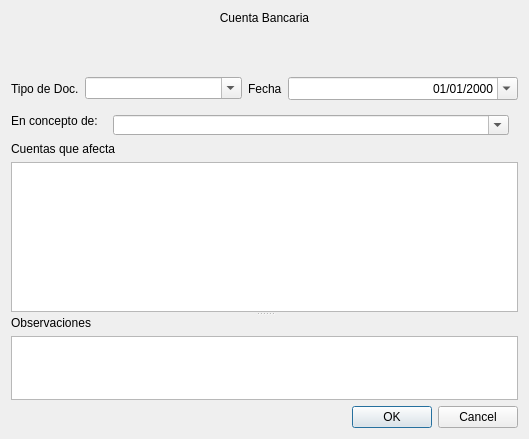
<?xml version="1.0" encoding="UTF-8"?>
<ui version="4.0">
 <class>dlgMovimientosBancarios</class>
 <widget class="QDialog" name="dlgMovimientosBancarios">
  <property name="geometry">
   <rect>
    <x>0</x>
    <y>0</y>
    <width>529</width>
    <height>439</height>
   </rect>
  </property>
  <property name="maximumSize">
   <size>
    <width>16777215</width>
    <height>16777215</height>
   </size>
  </property>
  <property name="windowTitle">
   <string>Notas de Credito o Debito</string>
  </property>
  <property name="windowIcon">
   <iconset resource="res.qrc">
    <normaloff>:/icons/res/logo.png</normaloff>:/icons/res/logo.png</iconset>
  </property>
  <layout class="QVBoxLayout" name="verticalLayout">
   <item>
    <layout class="QGridLayout" name="horizontalLayout_4">
     <item row="0" column="0">
      <widget class="QLabel" name="label_27">
       <property name="sizePolicy">
        <sizepolicy hsizetype="MinimumExpanding" vsizetype="Preferred">
         <horstretch>0</horstretch>
         <verstretch>0</verstretch>
        </sizepolicy>
       </property>
       <property name="text">
        <string>Cuenta Bancaria</string>
       </property>
       <property name="alignment">
        <set>Qt::AlignCenter</set>
       </property>
       <property name="buddy">
        <cstring>txtcuenta</cstring>
       </property>
      </widget>
     </item>
     <item row="1" column="0">
      <widget class="QStackedWidget" name="swcuenta">
       <property name="sizePolicy">
        <sizepolicy hsizetype="Preferred" vsizetype="Maximum">
         <horstretch>0</horstretch>
         <verstretch>0</verstretch>
        </sizepolicy>
       </property>
       <property name="minimumSize">
        <size>
         <width>0</width>
         <height>40</height>
        </size>
       </property>
       <property name="currentIndex">
        <number>0</number>
       </property>
       <widget class="QWidget" name="page_17">
        <layout class="QHBoxLayout" name="horizontalLayout_32"/>
       </widget>
       <widget class="QWidget" name="page_18">
        <layout class="QHBoxLayout" name="horizontalLayout_33">
         <item>
          <widget class="QLineEdit" name="txtcuenta">
           <property name="alignment">
            <set>Qt::AlignCenter</set>
           </property>
           <property name="readOnly">
            <bool>true</bool>
           </property>
          </widget>
         </item>
        </layout>
       </widget>
      </widget>
     </item>
    </layout>
   </item>
   <item>
    <layout class="QHBoxLayout" name="horizontalLayout_30">
     <item>
      <layout class="QHBoxLayout" name="horizontalLayout_31">
       <item>
        <widget class="QLabel" name="label_25">
         <property name="sizePolicy">
          <sizepolicy hsizetype="Fixed" vsizetype="Preferred">
           <horstretch>0</horstretch>
           <verstretch>0</verstretch>
          </sizepolicy>
         </property>
         <property name="text">
          <string>Tipo de Doc.</string>
         </property>
        </widget>
       </item>
       <item>
        <widget class="QComboBox" name="cbtipodoc">
         <property name="sizePolicy">
          <sizepolicy hsizetype="MinimumExpanding" vsizetype="Fixed">
           <horstretch>0</horstretch>
           <verstretch>0</verstretch>
          </sizepolicy>
         </property>
         <property name="editable">
          <bool>true</bool>
         </property>
         <property name="currentIndex">
          <number>-1</number>
         </property>
        </widget>
       </item>
      </layout>
     </item>
     <item>
      <widget class="QLabel" name="label_26">
       <property name="sizePolicy">
        <sizepolicy hsizetype="Fixed" vsizetype="Preferred">
         <horstretch>0</horstretch>
         <verstretch>0</verstretch>
        </sizepolicy>
       </property>
       <property name="text">
        <string>Fecha</string>
       </property>
       <property name="buddy">
        <cstring>dtPicker</cstring>
       </property>
      </widget>
     </item>
     <item>
      <widget class="QDateTimeEdit" name="dtPicker">
       <property name="sizePolicy">
        <sizepolicy hsizetype="MinimumExpanding" vsizetype="Fixed">
         <horstretch>0</horstretch>
         <verstretch>0</verstretch>
        </sizepolicy>
       </property>
       <property name="alignment">
        <set>Qt::AlignRight|Qt::AlignTrailing|Qt::AlignVCenter</set>
       </property>
       <property name="readOnly">
        <bool>false</bool>
       </property>
       <property name="displayFormat">
        <string>dd/MM/yyyy</string>
       </property>
       <property name="calendarPopup">
        <bool>true</bool>
       </property>
      </widget>
     </item>
    </layout>
   </item>
   <item>
    <layout class="QHBoxLayout" name="horizontalLayout_28">
     <item>
      <widget class="QLabel" name="label_23">
       <property name="sizePolicy">
        <sizepolicy hsizetype="Fixed" vsizetype="Preferred">
         <horstretch>0</horstretch>
         <verstretch>0</verstretch>
        </sizepolicy>
       </property>
       <property name="text">
        <string>En concepto de:</string>
       </property>
       <property name="buddy">
        <cstring>txtconcepto</cstring>
       </property>
      </widget>
     </item>
     <item>
      <widget class="QStackedWidget" name="swconcepto">
       <property name="sizePolicy">
        <sizepolicy hsizetype="MinimumExpanding" vsizetype="Preferred">
         <horstretch>0</horstretch>
         <verstretch>0</verstretch>
        </sizepolicy>
       </property>
       <property name="maximumSize">
        <size>
         <width>16777215</width>
         <height>30</height>
        </size>
       </property>
       <property name="currentIndex">
        <number>0</number>
       </property>
       <widget class="QWidget" name="page_15">
        <layout class="QVBoxLayout" name="verticalLayout_12">
         <item>
          <widget class="QComboBox" name="cbconcepto">
           <property name="minimumSize">
            <size>
             <width>0</width>
             <height>20</height>
            </size>
           </property>
           <property name="editable">
            <bool>true</bool>
           </property>
          </widget>
         </item>
        </layout>
       </widget>
       <widget class="QWidget" name="page_16">
        <layout class="QHBoxLayout" name="horizontalLayout_29">
         <item>
          <widget class="QLineEdit" name="txtconcepto">
           <property name="sizePolicy">
            <sizepolicy hsizetype="MinimumExpanding" vsizetype="Fixed">
             <horstretch>0</horstretch>
             <verstretch>0</verstretch>
            </sizepolicy>
           </property>
           <property name="minimumSize">
            <size>
             <width>0</width>
             <height>20</height>
            </size>
           </property>
           <property name="styleSheet">
            <string notr="true"/>
           </property>
           <property name="dragEnabled">
            <bool>true</bool>
           </property>
           <property name="readOnly">
            <bool>true</bool>
           </property>
          </widget>
         </item>
        </layout>
       </widget>
      </widget>
     </item>
    </layout>
   </item>
   <item>
    <widget class="QLabel" name="label_22">
     <property name="sizePolicy">
      <sizepolicy hsizetype="Fixed" vsizetype="Preferred">
       <horstretch>0</horstretch>
       <verstretch>0</verstretch>
      </sizepolicy>
     </property>
     <property name="text">
      <string>Cuentas que afecta</string>
     </property>
    </widget>
   </item>
   <item>
    <widget class="QSplitter" name="splitter_4">
     <property name="orientation">
      <enum>Qt::Vertical</enum>
     </property>
     <widget class="QTableView" name="tabledetails">
      <property name="sizePolicy">
       <sizepolicy hsizetype="Expanding" vsizetype="Expanding">
        <horstretch>1</horstretch>
        <verstretch>0</verstretch>
       </sizepolicy>
      </property>
      <property name="minimumSize">
       <size>
        <width>300</width>
        <height>150</height>
       </size>
      </property>
      <property name="editTriggers">
       <set>QAbstractItemView::NoEditTriggers</set>
      </property>
     </widget>
     <widget class="QWidget" name="layoutWidget_17">
      <layout class="QVBoxLayout" name="verticalLayout_13">
       <item>
        <widget class="QLabel" name="label_24">
         <property name="sizePolicy">
          <sizepolicy hsizetype="Fixed" vsizetype="Preferred">
           <horstretch>0</horstretch>
           <verstretch>0</verstretch>
          </sizepolicy>
         </property>
         <property name="text">
          <string>Observaciones</string>
         </property>
        </widget>
       </item>
       <item>
        <widget class="QTextEdit" name="txtobservaciones">
         <property name="sizePolicy">
          <sizepolicy hsizetype="Expanding" vsizetype="Minimum">
           <horstretch>0</horstretch>
           <verstretch>0</verstretch>
          </sizepolicy>
         </property>
         <property name="minimumSize">
          <size>
           <width>0</width>
           <height>40</height>
          </size>
         </property>
        </widget>
       </item>
      </layout>
     </widget>
    </widget>
   </item>
   <item>
    <widget class="QDialogButtonBox" name="buttonBox">
     <property name="standardButtons">
      <set>QDialogButtonBox::Cancel|QDialogButtonBox::Ok</set>
     </property>
    </widget>
   </item>
  </layout>
 </widget>
 <resources>
  <include location="res.qrc"/>
 </resources>
 <connections/>
</ui>
